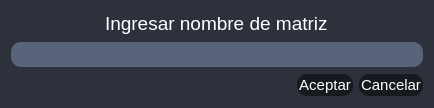
<?xml version="1.0" encoding="UTF-8"?>
<ui version="4.0">
 <class>save_dialog</class>
 <widget class="QDialog" name="save_dialog">
  <property name="geometry">
   <rect>
    <x>0</x>
    <y>0</y>
    <width>434</width>
    <height>108</height>
   </rect>
  </property>
  <property name="windowTitle">
   <string>Guardar</string>
  </property>
  <property name="windowIcon">
   <iconset resource="qrc_files/resources.qrc">
    <normaloff>:/icon/Images/icon.ico</normaloff>:/icon/Images/icon.ico</iconset>
  </property>
  <property name="styleSheet">
   <string notr="true">*{
border:none;
background-color: transparent;
background: none;
padding: 0;
margin: 0;
color: #fff;
}

#save_dialog{
background-color: #2c313c
}

QLineEdit{
color: #fff;
background-color: #596379;
border-radius:10px;
font-weight: 350;
}

#save_dialog QPushButton{
color: #ffffff;
text-align: center;
padding:2px;
border-radius: 10px;
background-color: #16191d;
}

#save_dialog QPushButton::hover{
background-color: #202328;
border-color: #454a52;
}

#save_dialog QPushButton::pressed{
background-color: #1d2127;
}</string>
  </property>
  <layout class="QVBoxLayout" name="verticalLayout">
   <item alignment="Qt::AlignmentFlag::AlignHCenter">
    <widget class="QLabel" name="label">
     <property name="font">
      <font>
       <pointsize>14</pointsize>
      </font>
     </property>
     <property name="text">
      <string>Ingresar nombre de matriz</string>
     </property>
    </widget>
   </item>
   <item>
    <widget class="QLineEdit" name="main_line_edit">
     <property name="font">
      <font>
       <pointsize>14</pointsize>
       <fontweight></fontweight>
      </font>
     </property>
    </widget>
   </item>
   <item alignment="Qt::AlignmentFlag::AlignRight">
    <widget class="QWidget" name="buttons_widget" native="true">
     <layout class="QHBoxLayout" name="horizontalLayout">
      <property name="leftMargin">
       <number>0</number>
      </property>
      <property name="topMargin">
       <number>0</number>
      </property>
      <property name="rightMargin">
       <number>0</number>
      </property>
      <property name="bottomMargin">
       <number>0</number>
      </property>
      <item>
       <widget class="QPushButton" name="accept_button">
        <property name="font">
         <font>
          <pointsize>11</pointsize>
         </font>
        </property>
        <property name="text">
         <string>Aceptar</string>
        </property>
       </widget>
      </item>
      <item>
       <widget class="QPushButton" name="cancel_button">
        <property name="font">
         <font>
          <pointsize>11</pointsize>
         </font>
        </property>
        <property name="text">
         <string>Cancelar</string>
        </property>
       </widget>
      </item>
     </layout>
    </widget>
   </item>
  </layout>
 </widget>
 <resources>
  <include location="qrc_files/resources.qrc"/>
 </resources>
 <connections/>
</ui>
